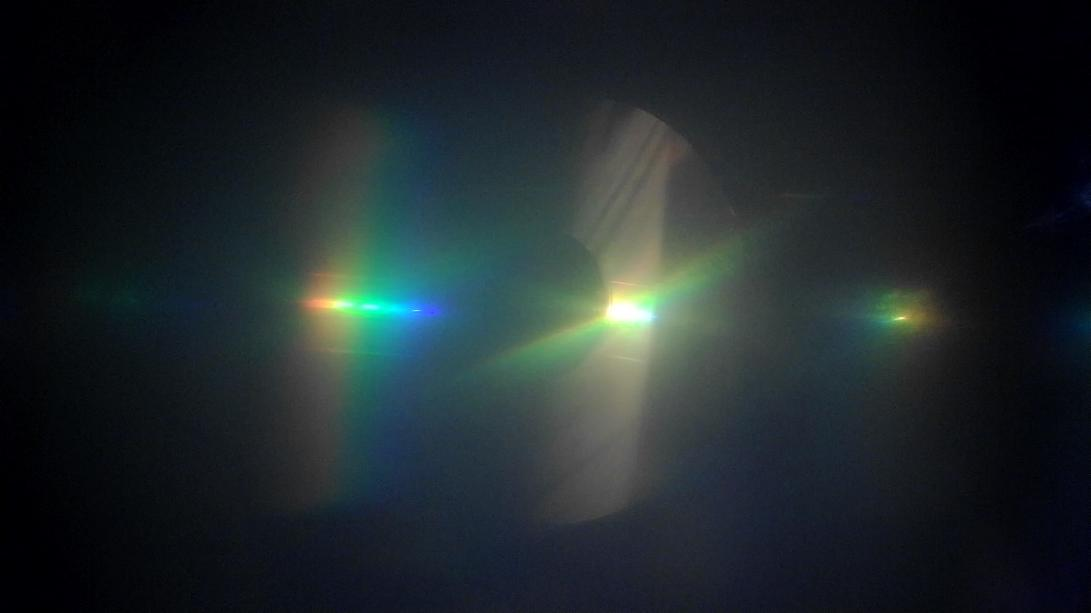
#> input picture Physics/LightCharacterizer/LCIn/LC1.jpg, 1091 x 613 px; its folder holds only this picture in this run
$ python LC.py
#> lines starting #> are read from the running program, lines starting #| are printed output that depends on the picture
import os
import cv2
import numpy as np
import matplotlib.pyplot as plt

def process_images(input_folder, output_folder):
    # Create the output folder if it doesn't exist
#> called with input_folder = './LCIn', output_folder = './LCOut'
    os.makedirs(output_folder, exist_ok=True)

    # Get the list of image files in the input folder
    image_files = [f for f in os.listdir(input_folder) if f.endswith(('.jpg', '.jpeg', '.png'))]

    for image_file in image_files:
        # Load the image using OpenCV
        image_path = os.path.join(input_folder, image_file)
        image = cv2.imread(image_path)
#> image is the input picture: shape (613, 1091, 3); mean B, G, R 42.6, 39.6, 31

        # Split the image into its RGB channels
        b, g, r = cv2.split(image)
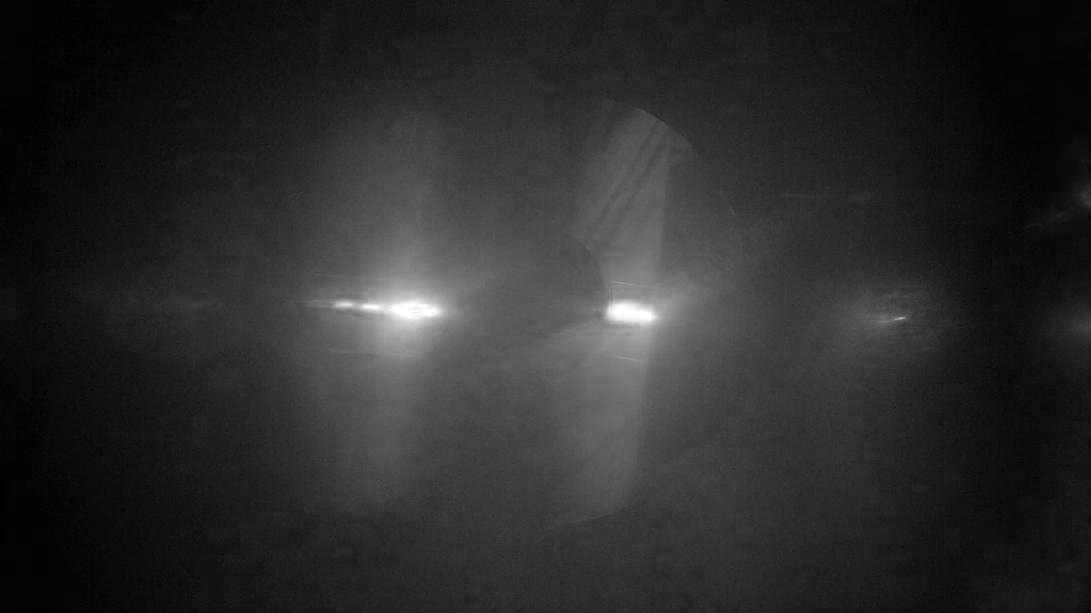
#> b: shape (613, 1091); min 0, max 255, mean 42.6
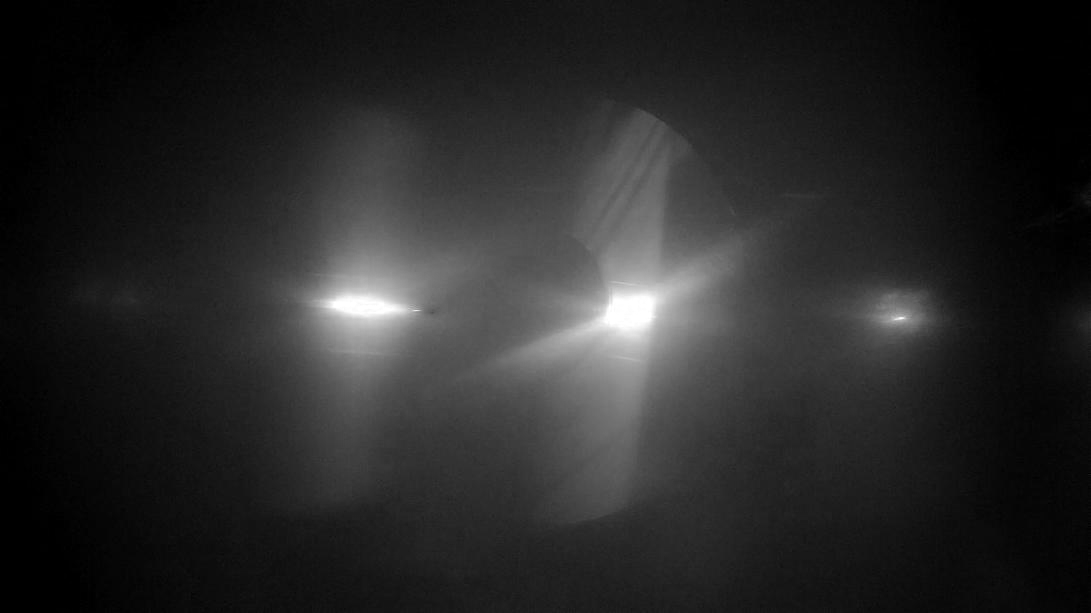
#> g: shape (613, 1091); min 0, max 255, mean 39.6
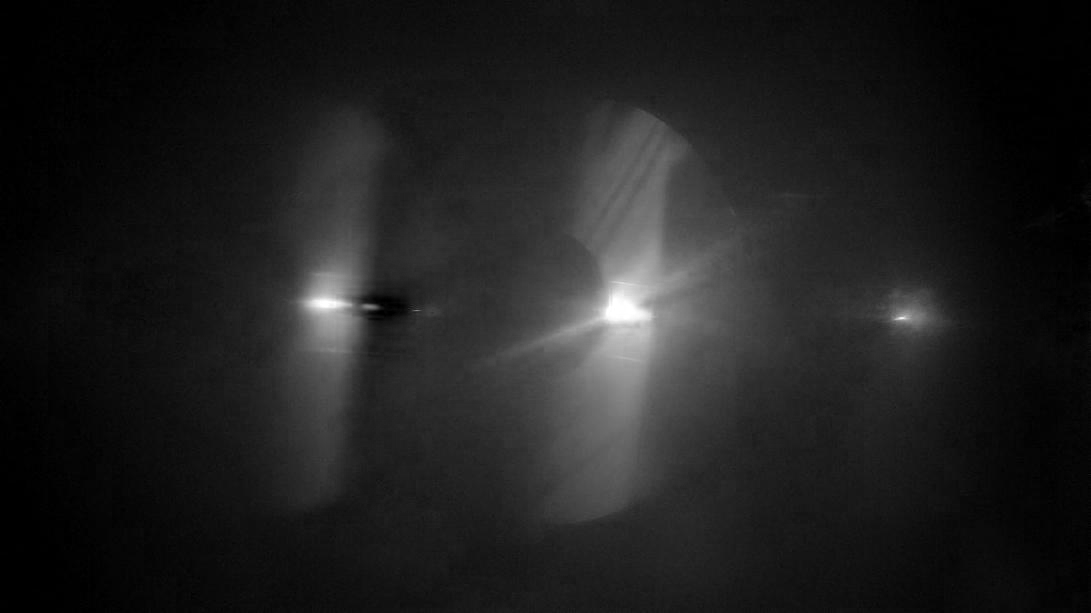
#> r: shape (613, 1091); min 0, max 255, mean 31

        # Calculate the histograms of pixel intensities
        hist_r = cv2.calcHist([r], [0], None, [256], [0, 256])
#> hist_r = 256 values, max 26682 at index 1, min 15 at index 226, mean 2612.4
        hist_g = cv2.calcHist([g], [0], None, [256], [0, 256])
#> hist_g = 256 values, max 33071 at index 0, min 34 at index 245, mean 2612.4
        hist_b = cv2.calcHist([b], [0], None, [256], [0, 256])
#> hist_b = 256 values, max 14777 at index 4, min 20 at index 219, mean 2612.4

        # Create a figure and axes for the histograms
        fig, ax = plt.subplots()

        # Plot the histograms
        ax.plot(hist_r, color='red', label='R')
        ax.plot(hist_g, color='green', label='G')
        ax.plot(hist_b, color='blue', label='B')

        # Set labels and title
        ax.set_xlabel('Pixel Intensity')
        ax.set_ylabel('Number of Pixels')
        ax.set_title('Pixel Intensity Histogram')

        # Add a legend
        ax.legend()

        # Save the graph to the output folder
        output_path = os.path.join(output_folder, f'{os.path.splitext(image_file)[0]}.png')
        plt.savefig(output_path)
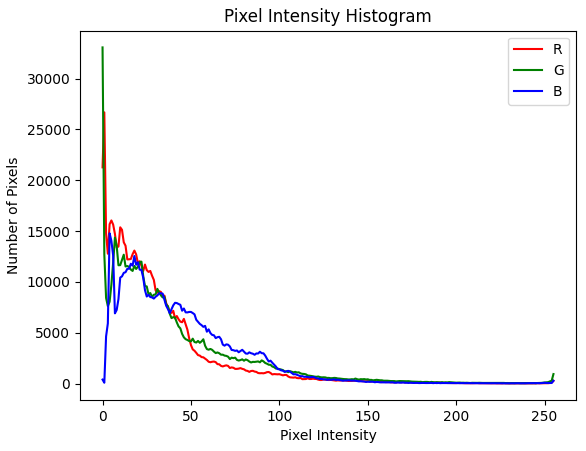
#> figure drawn by matplotlib, 1 panel; curve peaks at x = 1, y = 26682; curve peaks at x = 0, y = 33071; curve peaks at x = 4, y = 14777
        plt.close()

        print(f'Processed {image_file}.')

    print('Image processing completed.')


# Example usage
input_folder = './LCIn'
output_folder = './LCOut'

process_images(input_folder, output_folder)

$ run again, on Physics/LightCharacterizer/LCIn/LC3.jpg
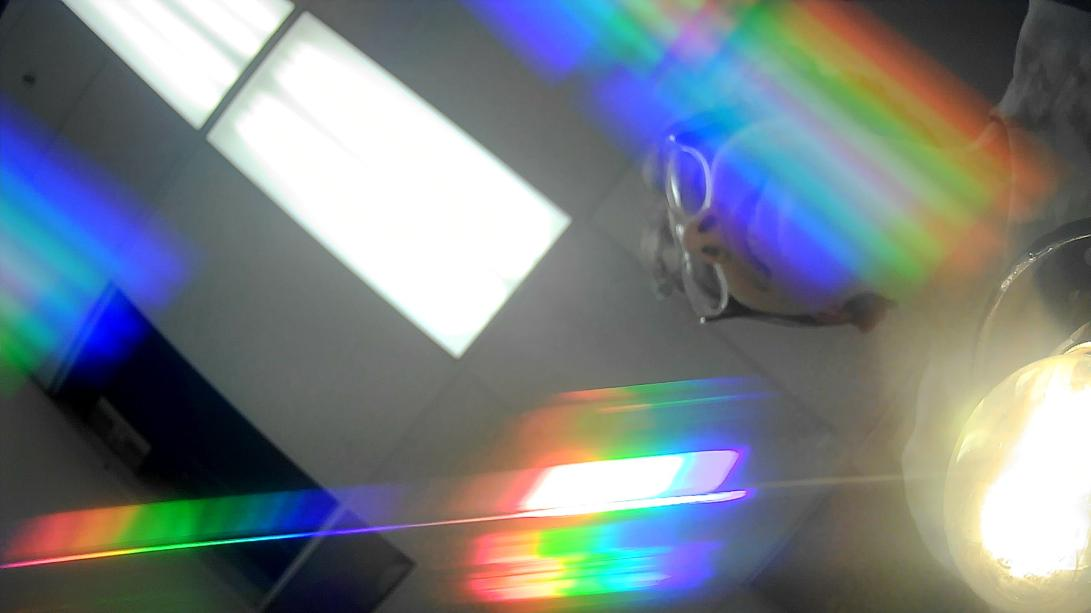
#> input picture Physics/LightCharacterizer/LCIn/LC3.jpg, 1091 x 613 px
#> in process_images, image is the input picture: shape (613, 1091, 3); mean B, G, R 132.4, 127.9, 119
#> in process_images, `b, g, r = cv2.split(image)`:
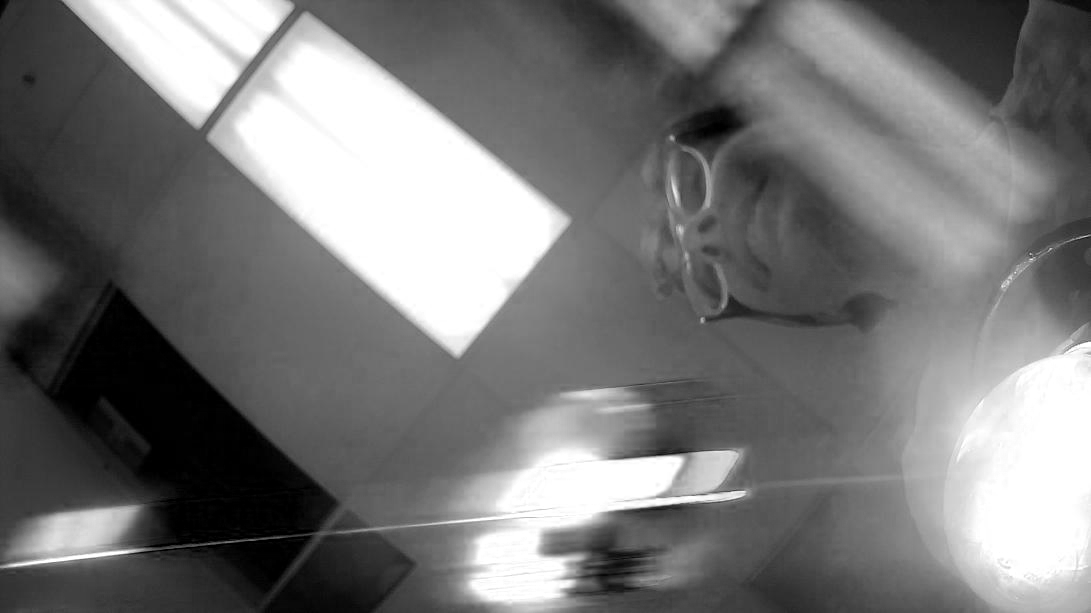
#> r: shape (613, 1091); min 0, max 255, mean 119
#> hist_r = 256 values, max 70604 at index 255, min 439 at index 226, mean 2612.4
#> hist_g = 256 values, max 68959 at index 255, min 479 at index 217, mean 2612.4
#> hist_b = 256 values, max 70131 at index 255, min 145 at index 2, mean 2612.4
#> in process_images, `plt.savefig(output_path)`:
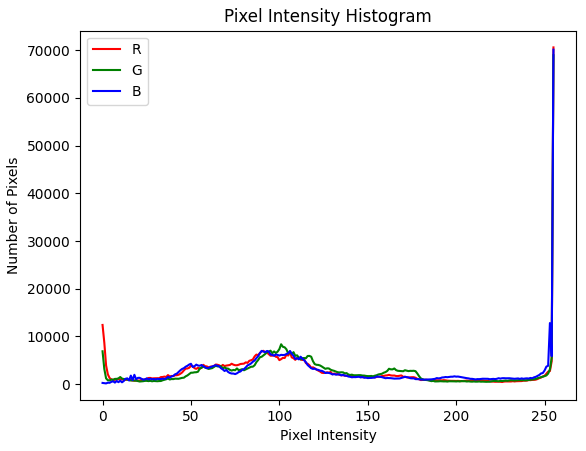
#> figure drawn by matplotlib, 1 panel; curve peaks at x = 255, y = 70604; curve peaks at x = 255, y = 68959; curve peaks at x = 255, y = 70131

$ run again, on Physics/LightCharacterizer/LCIn/LC4.jpg
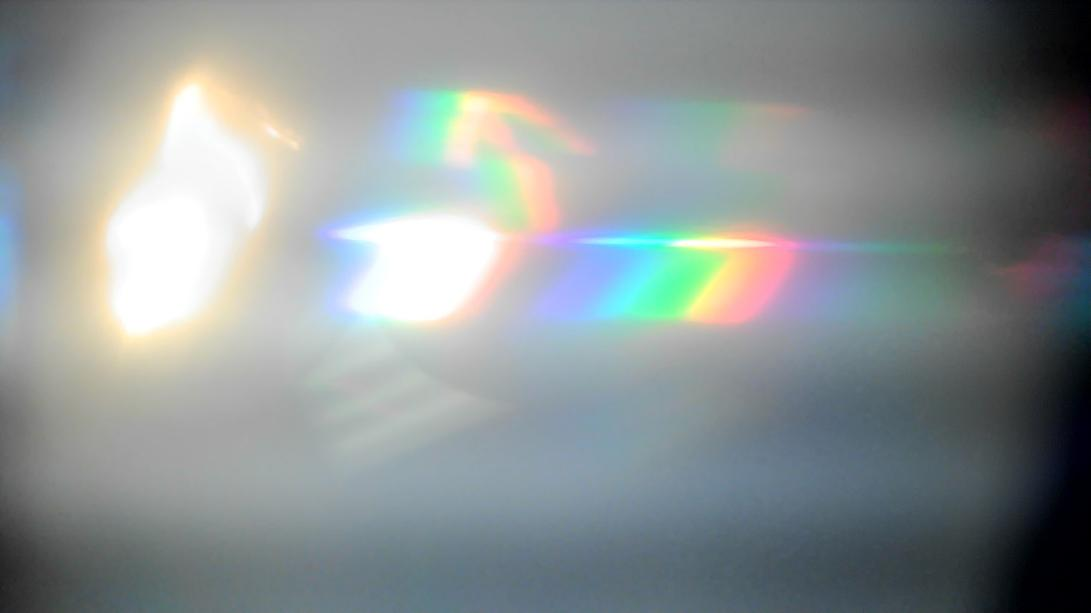
#> input picture Physics/LightCharacterizer/LCIn/LC4.jpg, 1091 x 613 px
#> in process_images, image is the input picture: shape (613, 1091, 3); mean B, G, R 147.4, 146.8, 139.6
#> in process_images, `b, g, r = cv2.split(image)`:
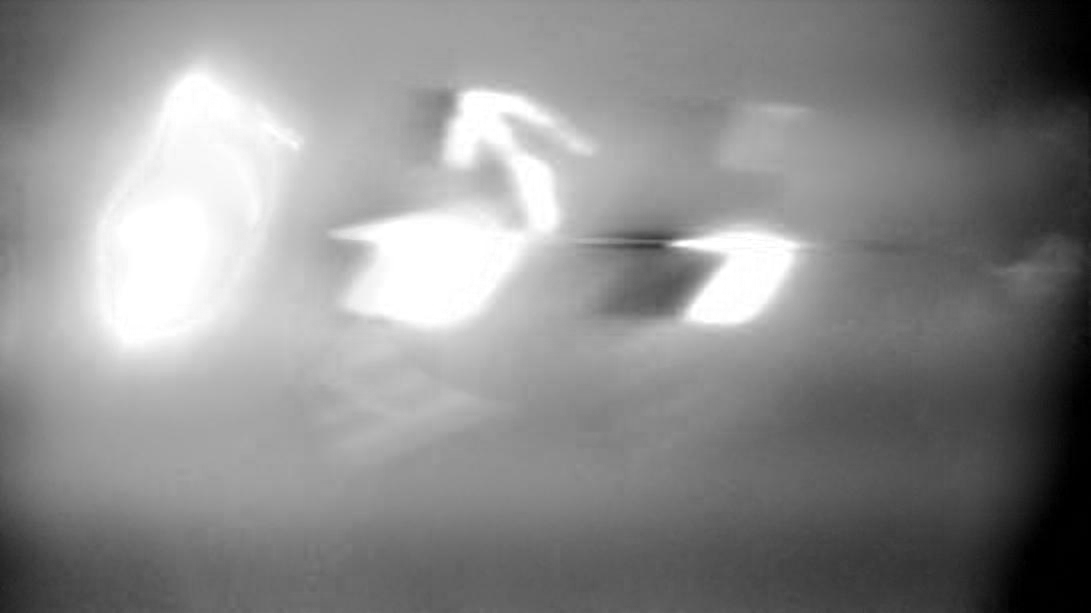
#> r: shape (613, 1091); min 0, max 255, mean 139.6
#> hist_r = 256 values, max 23476 at index 255, min 455 at index 8, mean 2612.4
#> hist_g = 256 values, max 20797 at index 255, min 423 at index 25, mean 2612.4
#> hist_b = 256 values, max 22458 at index 255, min 83 at index 1, mean 2612.4
#> in process_images, `plt.savefig(output_path)`:
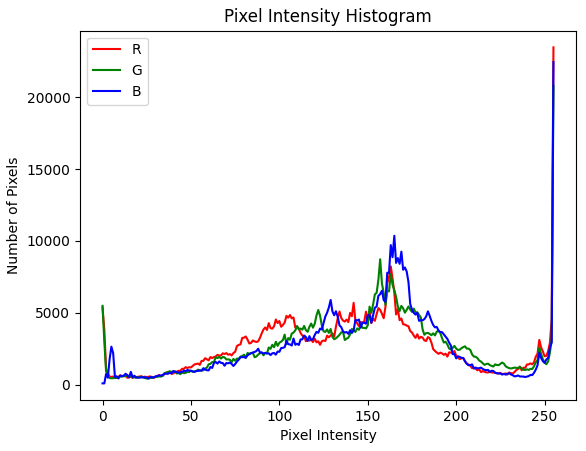
#> figure drawn by matplotlib, 1 panel; curve peaks at x = 255, y = 23476; curve peaks at x = 255, y = 20797; curve peaks at x = 255, y = 22458
